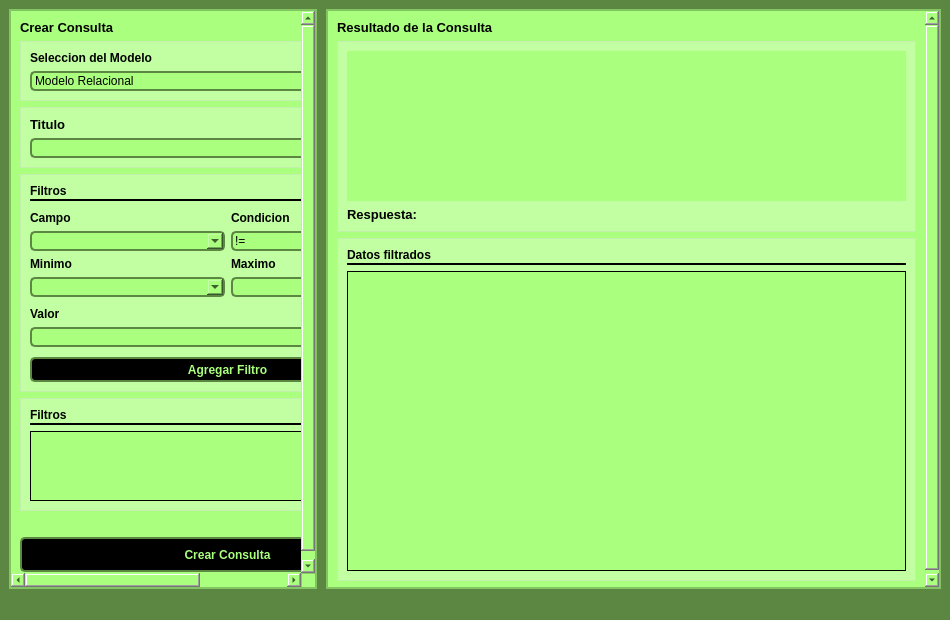
<?xml version="1.0" encoding="UTF-8"?>
<ui version="4.0">
 <class>MainWindow</class>
 <widget class="QMainWindow" name="MainWindow">
  <property name="geometry">
   <rect>
    <x>0</x>
    <y>0</y>
    <width>950</width>
    <height>620</height>
   </rect>
  </property>
  <property name="windowTitle">
   <string>Gestor De Consultas</string>
  </property>
  <property name="autoFillBackground">
   <bool>false</bool>
  </property>
  <property name="styleSheet">
   <string notr="true">background-color: rgb(91, 135, 67);</string>
  </property>
  <property name="toolButtonStyle">
   <enum>Qt::ToolButtonTextUnderIcon</enum>
  </property>
  <property name="tabShape">
   <enum>QTabWidget::Rounded</enum>
  </property>
  <widget class="QWidget" name="centralwidget">
   <layout class="QHBoxLayout" name="horizontalLayout" stretch="3,6">
    <property name="spacing">
     <number>9</number>
    </property>
    <property name="leftMargin">
     <number>9</number>
    </property>
    <property name="topMargin">
     <number>9</number>
    </property>
    <property name="rightMargin">
     <number>9</number>
    </property>
    <property name="bottomMargin">
     <number>9</number>
    </property>
    <item>
     <widget class="QFrame" name="frame">
      <property name="styleSheet">
       <string notr="true">background-color: rgb(170, 255, 127);</string>
      </property>
      <property name="frameShape">
       <enum>QFrame::StyledPanel</enum>
      </property>
      <property name="frameShadow">
       <enum>QFrame::Raised</enum>
      </property>
      <layout class="QHBoxLayout" name="horizontalLayout_3">
       <property name="spacing">
        <number>0</number>
       </property>
       <property name="leftMargin">
        <number>0</number>
       </property>
       <property name="topMargin">
        <number>0</number>
       </property>
       <property name="rightMargin">
        <number>0</number>
       </property>
       <property name="bottomMargin">
        <number>0</number>
       </property>
       <item>
        <widget class="QScrollArea" name="scrollArea">
         <property name="styleSheet">
          <string notr="true">QPushButton {
            color: rgb(170, 255, 127);
			background-color: rgb(0, 0, 0);
			border: 2px solid #5b8743;
			border-radius: 5px;
        }

        QPushButton:hover {
            background-color: #1a1a1a
        }

        QPushButton:pressed {
            background-color: #223219
        }</string>
         </property>
         <property name="widgetResizable">
          <bool>true</bool>
         </property>
         <widget class="QWidget" name="scrollAreaWidgetContents">
          <property name="geometry">
           <rect>
            <x>0</x>
            <y>-51</y>
            <width>412</width>
            <height>611</height>
           </rect>
          </property>
          <layout class="QVBoxLayout" name="verticalLayout_9">
           <item>
            <widget class="QLabel" name="label_9">
             <property name="font">
              <font>
               <pointsize>10</pointsize>
               <bold>true</bold>
              </font>
             </property>
             <property name="text">
              <string>Crear Consulta</string>
             </property>
            </widget>
           </item>
           <item>
            <widget class="QFrame" name="frame_3">
             <property name="styleSheet">
              <string notr="true">background-color: rgba(255, 255, 255, 70);</string>
             </property>
             <property name="frameShape">
              <enum>QFrame::StyledPanel</enum>
             </property>
             <property name="frameShadow">
              <enum>QFrame::Raised</enum>
             </property>
             <layout class="QVBoxLayout" name="verticalLayout">
              <item>
               <widget class="QLabel" name="label">
                <property name="font">
                 <font>
                  <bold>true</bold>
                 </font>
                </property>
                <property name="styleSheet">
                 <string notr="true">background-color: rgba(255, 255, 255, 0);</string>
                </property>
                <property name="text">
                 <string>Seleccion del Modelo</string>
                </property>
               </widget>
              </item>
              <item>
               <widget class="QComboBox" name="cbox_ModeloDB">
                <property name="styleSheet">
                 <string notr="true">background-color: rgb(170, 255, 127);
border: 2px solid #5b8743;
border-radius:5px;</string>
                </property>
                <item>
                 <property name="text">
                  <string>Modelo Relacional</string>
                 </property>
                </item>
                <item>
                 <property name="text">
                  <string>Modelo Orienado a Documentos</string>
                 </property>
                </item>
                <item>
                 <property name="text">
                  <string>Modelo Orienado a Columnas</string>
                 </property>
                </item>
                <item>
                 <property name="text">
                  <string>Modelo Clave Valor</string>
                 </property>
                </item>
               </widget>
              </item>
             </layout>
            </widget>
           </item>
           <item>
            <widget class="QFrame" name="frame_9">
             <property name="styleSheet">
              <string notr="true">background-color: rgba(255, 255, 255, 70);</string>
             </property>
             <property name="frameShape">
              <enum>QFrame::StyledPanel</enum>
             </property>
             <property name="frameShadow">
              <enum>QFrame::Raised</enum>
             </property>
             <layout class="QVBoxLayout" name="verticalLayout_12">
              <item>
               <widget class="QLabel" name="label_13">
                <property name="font">
                 <font>
                  <pointsize>10</pointsize>
                  <bold>true</bold>
                 </font>
                </property>
                <property name="styleSheet">
                 <string notr="true">background-color: rgba(255, 255, 255, 0);</string>
                </property>
                <property name="text">
                 <string>Titulo</string>
                </property>
               </widget>
              </item>
              <item>
               <widget class="QComboBox" name="cbox_Titulo">
                <property name="font">
                 <font>
                  <kerning>false</kerning>
                 </font>
                </property>
                <property name="styleSheet">
                 <string notr="true">background-color: rgb(170, 255, 127);
border: 2px solid #5b8743;
border-radius:5px;</string>
                </property>
                <property name="editable">
                 <bool>true</bool>
                </property>
                <property name="sizeAdjustPolicy">
                 <enum>QComboBox::AdjustToContents</enum>
                </property>
                <property name="frame">
                 <bool>true</bool>
                </property>
                <item>
                 <property name="text">
                  <string/>
                 </property>
                </item>
                <item>
                 <property name="text">
                  <string>¿Cuántos tipos de población hay y cuales son?</string>
                 </property>
                </item>
                <item>
                 <property name="text">
                  <string>¿Cuántos beneficiarios hay en cada tipo de población?</string>
                 </property>
                </item>
                <item>
                 <property name="text">
                  <string>¿Cuál es el rango más alto de beneficio consolidado asignado?</string>
                 </property>
                </item>
                <item>
                 <property name="text">
                  <string>¿Cuál es el límite mas alto de beneficiarios por núcleo familiar?</string>
                 </property>
                </item>
                <item>
                 <property name="text">
                  <string>¿Cuántos beneficiarios se encuentran bancarizados?</string>
                 </property>
                </item>
                <item>
                 <property name="text">
                  <string>¿Cuánto beneficiarios hay por cada género?</string>
                 </property>
                </item>
                <item>
                 <property name="text">
                  <string>¿Cuánto beneficiarios hombres, no bacarizados y desplazados hay?</string>
                 </property>
                </item>
                <item>
                 <property name="text">
                  <string>¿Cuál es el tipo de beneficio que mas tienen las mujeres?</string>
                 </property>
                </item>
               </widget>
              </item>
             </layout>
            </widget>
           </item>
           <item>
            <widget class="QFrame" name="frame_4">
             <property name="styleSheet">
              <string notr="true">QFrame{
	background-color: rgba(255, 255, 255, 70);
}
QPushButton {
            color: rgb(170, 255, 127);
			background-color: rgb(0, 0, 0);
			border: 2px solid #5b8743;
			border-radius: 5px;
        }

        QPushButton:hover {
            background-color: #1a1a1a
        }

        QPushButton:pressed {
            background-color: #223219
        }</string>
             </property>
             <property name="frameShape">
              <enum>QFrame::StyledPanel</enum>
             </property>
             <property name="frameShadow">
              <enum>QFrame::Raised</enum>
             </property>
             <layout class="QVBoxLayout" name="verticalLayout_11">
              <property name="spacing">
               <number>10</number>
              </property>
              <item>
               <layout class="QVBoxLayout" name="verticalLayout_8">
                <property name="spacing">
                 <number>1</number>
                </property>
                <item>
                 <widget class="QLabel" name="label_2">
                  <property name="font">
                   <font>
                    <bold>true</bold>
                   </font>
                  </property>
                  <property name="styleSheet">
                   <string notr="true">background-color: rgba(255, 255, 255, 0);</string>
                  </property>
                  <property name="text">
                   <string>Filtros</string>
                  </property>
                  <property name="scaledContents">
                   <bool>true</bool>
                  </property>
                  <property name="wordWrap">
                   <bool>false</bool>
                  </property>
                 </widget>
                </item>
                <item>
                 <widget class="QFrame" name="frame_7">
                  <property name="minimumSize">
                   <size>
                    <width>0</width>
                    <height>2</height>
                   </size>
                  </property>
                  <property name="maximumSize">
                   <size>
                    <width>16777215</width>
                    <height>2</height>
                   </size>
                  </property>
                  <property name="styleSheet">
                   <string notr="true">background-color: rgb(0, 0, 0);
border:1px solid #000;
border-radius: 1px;</string>
                  </property>
                  <property name="frameShape">
                   <enum>QFrame::StyledPanel</enum>
                  </property>
                  <property name="frameShadow">
                   <enum>QFrame::Raised</enum>
                  </property>
                 </widget>
                </item>
               </layout>
              </item>
              <item>
               <widget class="QWidget" name="widget_5" native="true">
                <property name="styleSheet">
                 <string notr="true">background-color: rgba(255, 255, 255, 0);</string>
                </property>
                <layout class="QGridLayout" name="gridLayout">
                 <property name="leftMargin">
                  <number>0</number>
                 </property>
                 <property name="topMargin">
                  <number>0</number>
                 </property>
                 <property name="rightMargin">
                  <number>0</number>
                 </property>
                 <property name="bottomMargin">
                  <number>0</number>
                 </property>
                 <item row="0" column="0">
                  <layout class="QVBoxLayout" name="verticalLayout_2">
                   <item>
                    <widget class="QLabel" name="label_3">
                     <property name="font">
                      <font>
                       <bold>true</bold>
                      </font>
                     </property>
                     <property name="styleSheet">
                      <string notr="true">background-color: rgba(255, 255, 255, 0);</string>
                     </property>
                     <property name="text">
                      <string>Campo</string>
                     </property>
                    </widget>
                   </item>
                   <item>
                    <widget class="QComboBox" name="cbox_Campo">
                     <property name="styleSheet">
                      <string notr="true">background-color: rgb(170, 255, 127);
border: 2px solid #5b8743;
border-radius:5px;</string>
                     </property>
                    </widget>
                   </item>
                  </layout>
                 </item>
                 <item row="0" column="1">
                  <layout class="QVBoxLayout" name="verticalLayout_3">
                   <item>
                    <widget class="QLabel" name="label_4">
                     <property name="font">
                      <font>
                       <bold>true</bold>
                      </font>
                     </property>
                     <property name="text">
                      <string>Condicion</string>
                     </property>
                    </widget>
                   </item>
                   <item>
                    <widget class="QComboBox" name="cbox_Condicion">
                     <property name="styleSheet">
                      <string notr="true">background-color: rgb(170, 255, 127);
border: 2px solid #5b8743;
border-radius:5px;</string>
                     </property>
                     <property name="editable">
                      <bool>true</bool>
                     </property>
                     <item>
                      <property name="text">
                       <string>!=</string>
                      </property>
                     </item>
                     <item>
                      <property name="text">
                       <string>==</string>
                      </property>
                     </item>
                     <item>
                      <property name="text">
                       <string>&gt;</string>
                      </property>
                     </item>
                     <item>
                      <property name="text">
                       <string>&gt;=</string>
                      </property>
                     </item>
                     <item>
                      <property name="text">
                       <string>&lt;</string>
                      </property>
                     </item>
                     <item>
                      <property name="text">
                       <string>&lt;=</string>
                      </property>
                     </item>
                     <item>
                      <property name="text">
                       <string>Rango</string>
                      </property>
                     </item>
                    </widget>
                   </item>
                  </layout>
                 </item>
                 <item row="1" column="0" colspan="2">
                  <widget class="QFrame" name="frame_rango">
                   <layout class="QHBoxLayout" name="horizontalLayout_4">
                    <property name="leftMargin">
                     <number>0</number>
                    </property>
                    <property name="topMargin">
                     <number>0</number>
                    </property>
                    <property name="rightMargin">
                     <number>0</number>
                    </property>
                    <property name="bottomMargin">
                     <number>0</number>
                    </property>
                    <item>
                     <layout class="QVBoxLayout" name="verticalLayout_4">
                      <item>
                       <widget class="QLabel" name="label_min">
                        <property name="font">
                         <font>
                          <bold>true</bold>
                         </font>
                        </property>
                        <property name="text">
                         <string>Minimo</string>
                        </property>
                       </widget>
                      </item>
                      <item>
                       <widget class="QComboBox" name="cbox_Rmin">
                        <property name="styleSheet">
                         <string notr="true">background-color: rgb(170, 255, 127);
border: 2px solid #5b8743;
border-radius:5px;</string>
                        </property>
                        <property name="editable">
                         <bool>true</bool>
                        </property>
                        <item>
                         <property name="text">
                          <string/>
                         </property>
                        </item>
                       </widget>
                      </item>
                     </layout>
                    </item>
                    <item>
                     <layout class="QVBoxLayout" name="verticalLayout_5">
                      <item>
                       <widget class="QLabel" name="label_max">
                        <property name="font">
                         <font>
                          <bold>true</bold>
                         </font>
                        </property>
                        <property name="text">
                         <string>Maximo</string>
                        </property>
                       </widget>
                      </item>
                      <item>
                       <widget class="QComboBox" name="cbox_Rmax">
                        <property name="styleSheet">
                         <string notr="true">background-color: rgb(170, 255, 127);
border: 2px solid #5b8743;
border-radius:5px;</string>
                        </property>
                        <property name="editable">
                         <bool>true</bool>
                        </property>
                        <item>
                         <property name="text">
                          <string/>
                         </property>
                        </item>
                       </widget>
                      </item>
                     </layout>
                    </item>
                   </layout>
                  </widget>
                 </item>
                </layout>
               </widget>
              </item>
              <item>
               <widget class="QFrame" name="frame_valor">
                <property name="styleSheet">
                 <string notr="true">background-color: rgba(255, 255, 255, 0);</string>
                </property>
                <layout class="QVBoxLayout" name="verticalLayout_6">
                 <property name="leftMargin">
                  <number>0</number>
                 </property>
                 <property name="topMargin">
                  <number>0</number>
                 </property>
                 <property name="rightMargin">
                  <number>0</number>
                 </property>
                 <property name="bottomMargin">
                  <number>0</number>
                 </property>
                 <item>
                  <widget class="QLabel" name="label_min_2">
                   <property name="font">
                    <font>
                     <bold>true</bold>
                    </font>
                   </property>
                   <property name="text">
                    <string>Valor</string>
                   </property>
                  </widget>
                 </item>
                 <item>
                  <widget class="QComboBox" name="cbox_Value">
                   <property name="styleSheet">
                    <string notr="true">background-color: rgb(170, 255, 127);
border: 2px solid #5b8743;
border-radius:5px;</string>
                   </property>
                   <property name="editable">
                    <bool>true</bool>
                   </property>
                  </widget>
                 </item>
                </layout>
               </widget>
              </item>
              <item>
               <widget class="QPushButton" name="btn_agregar">
                <property name="minimumSize">
                 <size>
                  <width>0</width>
                  <height>25</height>
                 </size>
                </property>
                <property name="font">
                 <font>
                  <bold>true</bold>
                 </font>
                </property>
                <property name="styleSheet">
                 <string notr="true"/>
                </property>
                <property name="text">
                 <string>Agregar Filtro</string>
                </property>
               </widget>
              </item>
             </layout>
            </widget>
           </item>
           <item>
            <widget class="QFrame" name="frame_6">
             <property name="styleSheet">
              <string notr="true">background-color: rgba(255, 255, 255, 70);</string>
             </property>
             <property name="frameShape">
              <enum>QFrame::StyledPanel</enum>
             </property>
             <property name="frameShadow">
              <enum>QFrame::Raised</enum>
             </property>
             <layout class="QVBoxLayout" name="verticalLayout_7">
              <item>
               <layout class="QVBoxLayout" name="verticalLayout_10">
                <property name="spacing">
                 <number>1</number>
                </property>
                <item>
                 <widget class="QLabel" name="label_10">
                  <property name="font">
                   <font>
                    <bold>true</bold>
                   </font>
                  </property>
                  <property name="styleSheet">
                   <string notr="true">background-color: rgba(255, 255, 255, 0);</string>
                  </property>
                  <property name="text">
                   <string>Filtros</string>
                  </property>
                  <property name="scaledContents">
                   <bool>true</bool>
                  </property>
                  <property name="wordWrap">
                   <bool>false</bool>
                  </property>
                 </widget>
                </item>
                <item>
                 <widget class="QFrame" name="frame_8">
                  <property name="minimumSize">
                   <size>
                    <width>0</width>
                    <height>2</height>
                   </size>
                  </property>
                  <property name="maximumSize">
                   <size>
                    <width>16777215</width>
                    <height>2</height>
                   </size>
                  </property>
                  <property name="styleSheet">
                   <string notr="true">background-color: rgb(0, 0, 0);
border:1px solid #000;
border-radius: 1px;</string>
                  </property>
                  <property name="frameShape">
                   <enum>QFrame::StyledPanel</enum>
                  </property>
                  <property name="frameShadow">
                   <enum>QFrame::Raised</enum>
                  </property>
                 </widget>
                </item>
               </layout>
              </item>
              <item>
               <widget class="QListWidget" name="listWidget_filtros">
                <property name="styleSheet">
                 <string notr="true">background-color: rgb(170, 255, 127);
border: 1px solid #000000</string>
                </property>
               </widget>
              </item>
             </layout>
            </widget>
           </item>
           <item>
            <spacer name="verticalSpacer">
             <property name="orientation">
              <enum>Qt::Vertical</enum>
             </property>
             <property name="sizeType">
              <enum>QSizePolicy::MinimumExpanding</enum>
             </property>
             <property name="sizeHint" stdset="0">
              <size>
               <width>20</width>
               <height>20</height>
              </size>
             </property>
            </spacer>
           </item>
           <item>
            <widget class="QPushButton" name="btn_Crear">
             <property name="minimumSize">
              <size>
               <width>0</width>
               <height>35</height>
              </size>
             </property>
             <property name="font">
              <font>
               <bold>true</bold>
              </font>
             </property>
             <property name="styleSheet">
              <string notr="true"/>
             </property>
             <property name="text">
              <string>Crear Consulta</string>
             </property>
            </widget>
           </item>
          </layout>
         </widget>
        </widget>
       </item>
      </layout>
     </widget>
    </item>
    <item>
     <widget class="QFrame" name="frame_2">
      <property name="minimumSize">
       <size>
        <width>0</width>
        <height>300</height>
       </size>
      </property>
      <property name="styleSheet">
       <string notr="true">background-color: rgb(170, 255, 127);</string>
      </property>
      <property name="frameShape">
       <enum>QFrame::StyledPanel</enum>
      </property>
      <property name="frameShadow">
       <enum>QFrame::Raised</enum>
      </property>
      <layout class="QVBoxLayout" name="verticalLayout_13">
       <property name="spacing">
        <number>0</number>
       </property>
       <property name="leftMargin">
        <number>0</number>
       </property>
       <property name="topMargin">
        <number>0</number>
       </property>
       <property name="rightMargin">
        <number>0</number>
       </property>
       <property name="bottomMargin">
        <number>0</number>
       </property>
       <item>
        <widget class="QScrollArea" name="scrollArea_2">
         <property name="widgetResizable">
          <bool>true</bool>
         </property>
         <widget class="QWidget" name="scrollAreaWidgetContents_2">
          <property name="geometry">
           <rect>
            <x>0</x>
            <y>0</y>
            <width>594</width>
            <height>589</height>
           </rect>
          </property>
          <layout class="QVBoxLayout" name="verticalLayout_17">
           <item>
            <widget class="QLabel" name="label_11">
             <property name="font">
              <font>
               <pointsize>10</pointsize>
               <bold>true</bold>
              </font>
             </property>
             <property name="text">
              <string>Resultado de la Consulta</string>
             </property>
            </widget>
           </item>
           <item>
            <widget class="QFrame" name="frame_12">
             <property name="enabled">
              <bool>true</bool>
             </property>
             <property name="styleSheet">
              <string notr="true">background-color: rgba(255, 255, 255, 70);</string>
             </property>
             <property name="frameShape">
              <enum>QFrame::StyledPanel</enum>
             </property>
             <property name="frameShadow">
              <enum>QFrame::Raised</enum>
             </property>
             <layout class="QVBoxLayout" name="verticalLayout_15">
              <item>
               <widget class="QTableWidget" name="tw_resultados">
                <property name="minimumSize">
                 <size>
                  <width>0</width>
                  <height>150</height>
                 </size>
                </property>
                <property name="styleSheet">
                 <string notr="true">background-color: rgb(170, 255, 127);
border: 1px solid rgba(0,0,0,0);</string>
                </property>
               </widget>
              </item>
              <item>
               <layout class="QHBoxLayout" name="horizontalLayout_2" stretch="0,1">
                <item>
                 <widget class="QLabel" name="label_12">
                  <property name="font">
                   <font>
                    <pointsize>10</pointsize>
                    <bold>true</bold>
                   </font>
                  </property>
                  <property name="styleSheet">
                   <string notr="true">background-color: rgba(255, 255, 255, 0);</string>
                  </property>
                  <property name="text">
                   <string>Respuesta:</string>
                  </property>
                 </widget>
                </item>
                <item>
                 <widget class="QLabel" name="label_resultado">
                  <property name="font">
                   <font>
                    <pointsize>10</pointsize>
                    <bold>true</bold>
                   </font>
                  </property>
                  <property name="styleSheet">
                   <string notr="true">background-color: rgba(255, 255, 255, 0);</string>
                  </property>
                  <property name="text">
                   <string/>
                  </property>
                 </widget>
                </item>
               </layout>
              </item>
             </layout>
            </widget>
           </item>
           <item>
            <widget class="QFrame" name="frame_11">
             <property name="styleSheet">
              <string notr="true">background-color: rgba(255, 255, 255, 70);</string>
             </property>
             <property name="frameShape">
              <enum>QFrame::StyledPanel</enum>
             </property>
             <property name="frameShadow">
              <enum>QFrame::Raised</enum>
             </property>
             <layout class="QVBoxLayout" name="verticalLayout_16">
              <item>
               <layout class="QVBoxLayout" name="verticalLayout_14">
                <property name="spacing">
                 <number>1</number>
                </property>
                <item>
                 <widget class="QLabel" name="label_15">
                  <property name="font">
                   <font>
                    <bold>true</bold>
                   </font>
                  </property>
                  <property name="styleSheet">
                   <string notr="true">background-color: rgba(255, 255, 255, 0);</string>
                  </property>
                  <property name="text">
                   <string>Datos filtrados</string>
                  </property>
                  <property name="scaledContents">
                   <bool>true</bool>
                  </property>
                  <property name="wordWrap">
                   <bool>false</bool>
                  </property>
                 </widget>
                </item>
                <item>
                 <widget class="QFrame" name="frame_10">
                  <property name="minimumSize">
                   <size>
                    <width>0</width>
                    <height>2</height>
                   </size>
                  </property>
                  <property name="maximumSize">
                   <size>
                    <width>16777215</width>
                    <height>2</height>
                   </size>
                  </property>
                  <property name="styleSheet">
                   <string notr="true">background-color: rgb(0, 0, 0);
border:1px solid #000;
border-radius: 1px;</string>
                  </property>
                  <property name="frameShape">
                   <enum>QFrame::StyledPanel</enum>
                  </property>
                  <property name="frameShadow">
                   <enum>QFrame::Raised</enum>
                  </property>
                 </widget>
                </item>
               </layout>
              </item>
              <item>
               <widget class="QTableWidget" name="tw_datos">
                <property name="minimumSize">
                 <size>
                  <width>0</width>
                  <height>300</height>
                 </size>
                </property>
                <property name="font">
                 <font>
                  <kerning>true</kerning>
                 </font>
                </property>
                <property name="styleSheet">
                 <string notr="true">background-color: rgb(170, 255, 127);
border: 1px solid #000000</string>
                </property>
               </widget>
              </item>
             </layout>
            </widget>
           </item>
          </layout>
         </widget>
        </widget>
       </item>
      </layout>
     </widget>
    </item>
   </layout>
  </widget>
  <widget class="QStatusBar" name="statusbar"/>
 </widget>
 <resources/>
 <connections/>
</ui>
